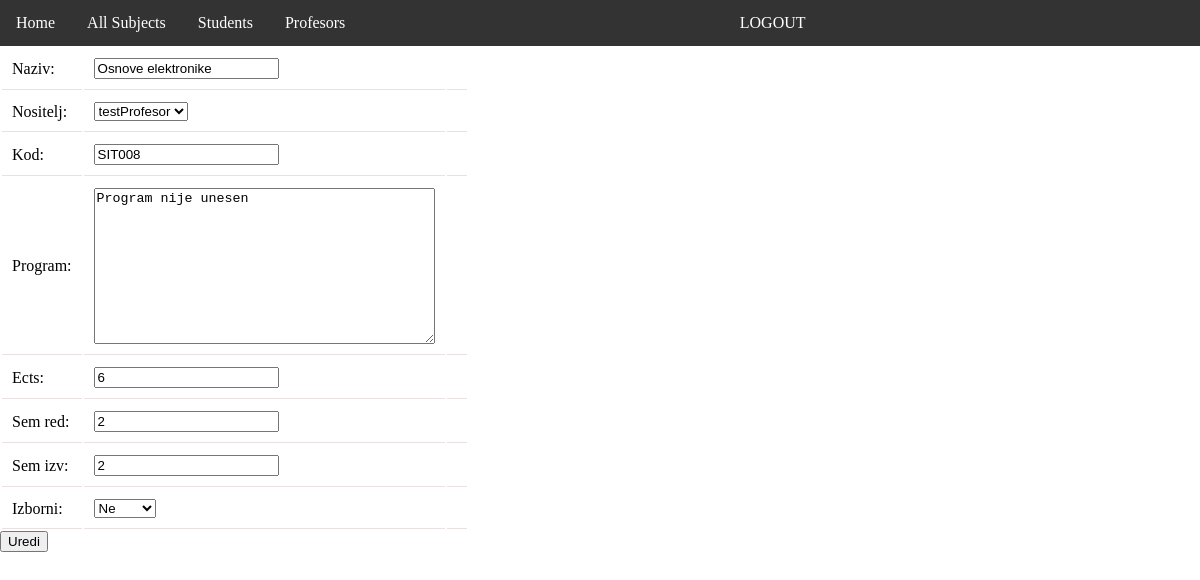
/edit_subject/8 (signed in), run on the app's committed database.
### seminar/models.py (models this page shows, shortened)
class Predmeti(models.Model):
    naziv = models.CharField(max_length=255)
    nositelj = models.ForeignKey(User, on_delete=models.CASCADE, related_name='profesor', limit_choices_to={'uloga__naziv': 'PROF'})
    kod = models.CharField(max_length=50)
    program = models.TextField()
    ects = models.IntegerField()
    sem_red = models.CharField(max_length=10)
    sem_izv = models.CharField(max_length=10)
    izborni = models.CharField(max_length=2, choices=(('da', 'Da'), ('ne', 'Ne')))

### seminar/views.py (the view, shortened to what this page needs)
# urls.py: path('edit_subject/<int:id>', views.edit_subject, name='edit_subject'),
@admin_required
def edit_subject(request,id):
    subject = Predmeti.objects.get(pk=id)
    if request.method == 'GET':
         form = NewSubjectForm(instance=subject)
         return render(request, 'edit_subject.html', {'form':form})

### seminar/forms.py
class NewSubjectForm(ModelForm):
    class Meta:
        model = Predmeti
        fields = '__all__'

### seminar/models.py (called while the page is built)
    def __str__(self):
        return self.username

### seminar/templates/edit_subject.html (shortened to what this page needs)
{% extends 'base.html'%}
{% block content %}
<form method="POST">
    <table>
      {% for field in form %}
        <tr>
          <td>{{ field.label_tag }}</td>
          <td>{{ field }}</td>
          <td>{{ field.errors }}</td>
        </tr>
      {% endfor %}
    </table>
    <input type="submit" value="Uredi" class="submit">
  </form>
{% endblock %}

### static/css/style.css (style rules this page uses)
*, body { margin: 0; }
td { border-bottom: 1px solid #e9e0e0; padding: 10px; }

### data on the page
Predmeti: form "Osnove elektronike" "testProfesor" "SIT008" "Program nije unesen" "6" "2" "2" "Ne"

### other printed values
{{ field.label_tag }} "Naziv:" "Nositelj:" "Kod:" "Program:" "Ects:" "Sem red:" "Sem izv:" "Izborni:"
